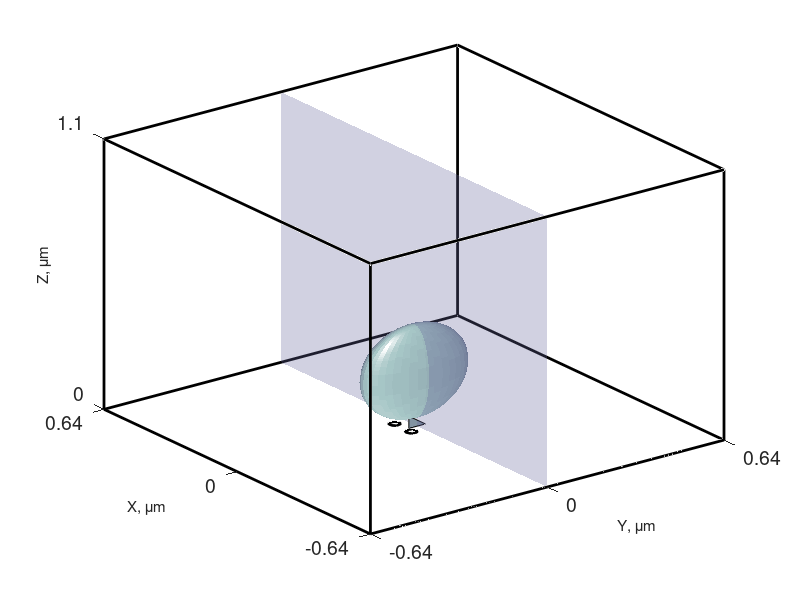

The MATLAB script that drew this image:
%
%      MATLAB Script for Fig. 6 in the eLife manuscript:
%
%  "Nanophysiology Approach Reveals Diversity in Ca2+ Microdomains ..."
%   Rameshkumar, Shrestha, Boff, Hoon, Matveev, Zenisek, Vaithianathan
%   https://elifesciences.org/reviewed-preprints/105875#s2
%               Code: Victor Matveev, Sep 1, 2025
% ==============================================================
% 3D Geometry Visualization: Box, Ribbon, Stalk, Section Plane
% ==============================================================

% ----- Geometry parameters -----------------------------------
zAxis    = 0.190;
xAxis    = zAxis;
yAxis    = zAxis * 0.375;
rStalk   = 0.015;
zElevate = 0.03;
z0       = zAxis + zElevate;

Lz = 1.10;  Lx = 0.64;  Ly = Lx;

% ----- Figure setup ------------------------------------------
figure; hold on; view(-37, 30);

% ==============================================================
%                       Draw Box Frame
% ==============================================================
xx = [-Lx  Lx  Lx -Lx -Lx];
yy = [-Ly -Ly  Ly  Ly -Ly];
plot3(xx, yy,  0*[1 1 1 1 1], 'k-', 'LineWidth', 2);
plot3(xx, yy, Lz*[1 1 1 1 1], 'k-', 'LineWidth', 2);
plot3([-Lx -Lx], [-Ly -Ly], [0 Lz], 'k-', 'LineWidth', 2);
plot3([-Lx -Lx], [ Ly  Ly], [0 Lz], 'k-', 'LineWidth', 2);
plot3([ Lx  Lx], [-Ly -Ly], [0 Lz], 'k-', 'LineWidth', 2);
plot3([ Lx  Lx], [ Ly  Ly], [0 Lz], 'k-', 'LineWidth', 2);

% ==============================================================
%                Draw Ribbon (capsule surfaces)
% ==============================================================
N = 40;
rr   = linspace(0,1,N);
thth = linspace(0,2*pi,N);
[r, th] = meshgrid(rr, thth);

x = xAxis*r.*cos(th);
y = yAxis*r.*sin(th);
zTop = z0 + zAxis*sqrt(1 - r.^2);
zBot = z0 - zAxis*sqrt(1 - r.^2);

surfl(x, y, zTop, [-45 30], [.65 .4 .3 10]);
surfl(x, y, zBot, [135 30], [.65 .4 .3 10]);
colormap(bone); shading flat;

% ==============================================================
%                Draw Stalk (arciform density)
% ==============================================================
xx = 0.03; yy = 0.015; zz = 0.05;
coord = [...
   -xx -yy  0;  xx -yy  0;  xx  yy  0; -xx  yy  0; ...
   -xx -yy zz;  xx -yy zz;  xx  yy zz; -xx  yy zz];
idx = [4 8 5 1 4; 1 5 6 2 1; 2 6 7 3 2; ...
       3 7 8 4 3; 5 8 7 6 5; 1 4 3 2 1]';
patch(coord(idx,1), coord(idx,2), coord(idx,3), ...
      [0.508 0.577 0.633], 'FaceAlpha', 1);

% ==============================================================
%                 Draw Section Plane (x = 0)
% ==============================================================
[y, z] = meshgrid([-Ly Ly], [0 Lz]);
x = zeros(size(y));
surf(x, y, z, ...
     'FaceAlpha', 0.3, ...            % semi-transparent
     'FaceColor', [0.4 0.4 0.6], ...  % darker bluish tint
     'EdgeColor', 'none');            % cleaner look

% ==============================================================
%                    Draw Channel Disks
% ==============================================================
ICa_X = rStalk + 0.025;
xx = [-ICa_X, ICa_X, -ICa_X, ICa_X];
yy = [-ICa_X, -ICa_X, ICa_X, ICa_X];
[rr, th] = meshgrid(linspace(0.01,0.02,10), linspace(0,2*pi,30));

for k = 1:numel(xx)
    x0 = xx(k); y0 = yy(k);
    surf(x0 + rr.*cos(th), y0 + rr.*sin(th), zeros(size(rr)));
end

% ==============================================================
%                        Axes, Labels
% ==============================================================
set(gca, 'XTick', [-Lx 0 Lx], ...
         'YTick', [-Ly 0 Ly], ...
         'ZTick', [0 Lz], ...
         'FontSize', 14);
xlabel('Y, \mum', 'FontSize', 11);
ylabel('X, \mum', 'FontSize', 11);
zlabel('Z, \mum', 'FontSize', 11);
axis tight;

